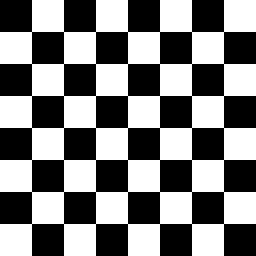
#> input picture black_white.jpg, 256 x 256 px
$ python demo.py
#> lines starting #> are read from the running program, lines starting #| are printed output that depends on the picture; after the words box and inside, x2 and y2 are one past the last pixel; in counts of white or black regions, pixels touching at a corner belong together
from PIL import Image
import numpy as np
import addGrid

def trapezoid_transform(image_path,scale_factor=0.35):
#> called with image_path = 'black_white.jpg', scale_factor = 0.3
    try:
        image = Image.open(image_path)
#> image is the input picture: PIL image 256x256 L; 50% white; 1 white region, box (x1, y1, x2, y2) and area: (0, 0, 256, 256) 32768
    except:
        image = image_path
    width, height = image.size
#> width = 256; height = 256
    img_array = np.array(image)
    new_img_array = np.zeros_like(img_array)
    for y in range(height):
        scale = 1 - (y / height) * scale_factor
        new_width = int(width * scale)
        offset = (width - new_width) // 2
        for x in range(width):
            if x >= offset and x < offset + new_width:
                new_x = int((x - offset) / scale)
                new_img_array[y, x] = img_array[y, new_x]
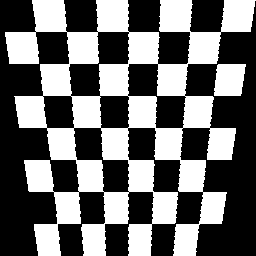
#> new_img_array: shape (256, 256); 42.4% white; 2 white regions, box (x1, y1, x2, y2) and area: (5, 0, 256, 256) 26916, (214, 64, 246, 96) 898

    return Image.fromarray(new_img_array.astype('uint8'))

if __name__ == '__main__':
    image_path = 'black_white.jpg'
    # [4 lines of commented-out code are left out]
    new_image = trapezoid_transform(image_path, scale_factor=0.3)
    # new_image = Image.open(grid_image_path)
    new_image.save("trapezoid_transform.jpg")
    new_image.show()

$ run again, with 2222.jpg copied over black_white.jpg
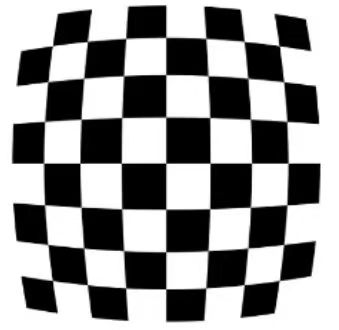
#> input picture 2222.jpg, 339 x 330 px
#> in trapezoid_transform, image is the input picture: PIL image 339x330 RGB; min 0, max 255, mean 151.1
#> after the loop in trapezoid_transform, `for y in range(height):`:
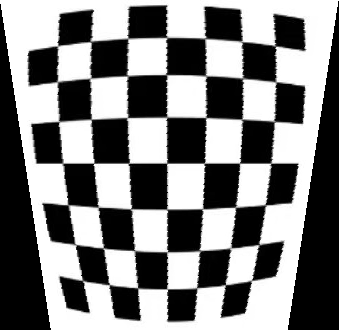
#> new_img_array: shape (330, 339, 3); min 0, max 255, mean 128

$ run again, with chessboard_2560_1600.jpg copied over black_white.jpg
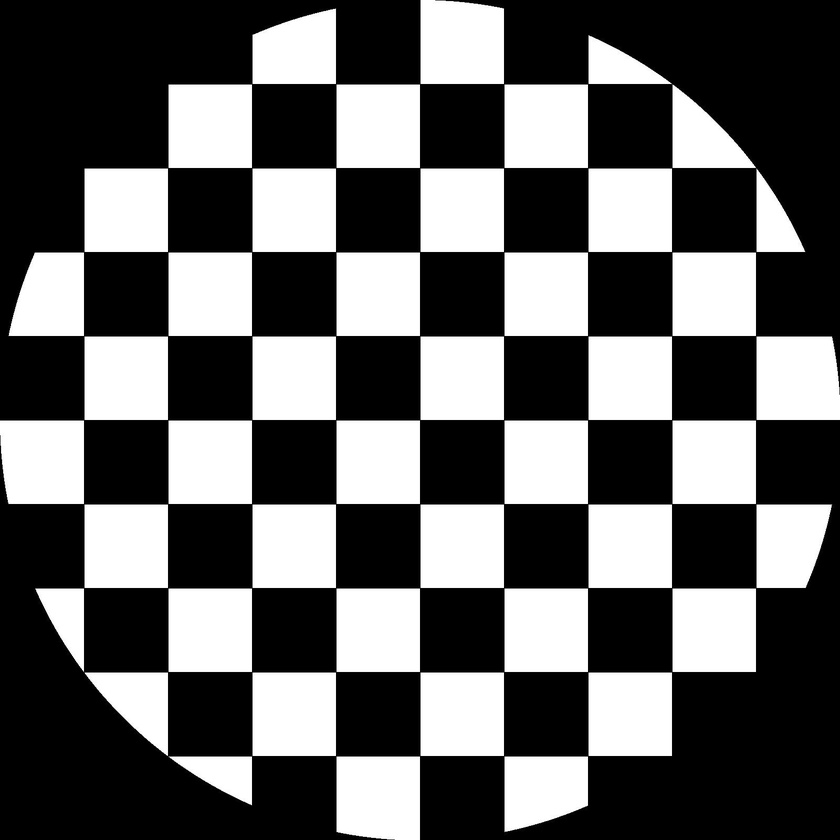
#> input picture chessboard_2560_1600.jpg, 840 x 840 px, shrunk from 1600 x 1600 before the run
#> in trapezoid_transform, image is the input picture: PIL image 840x840 RGB; min 0, max 255, mean 99
#> after the loop in trapezoid_transform, `for y in range(height):`:
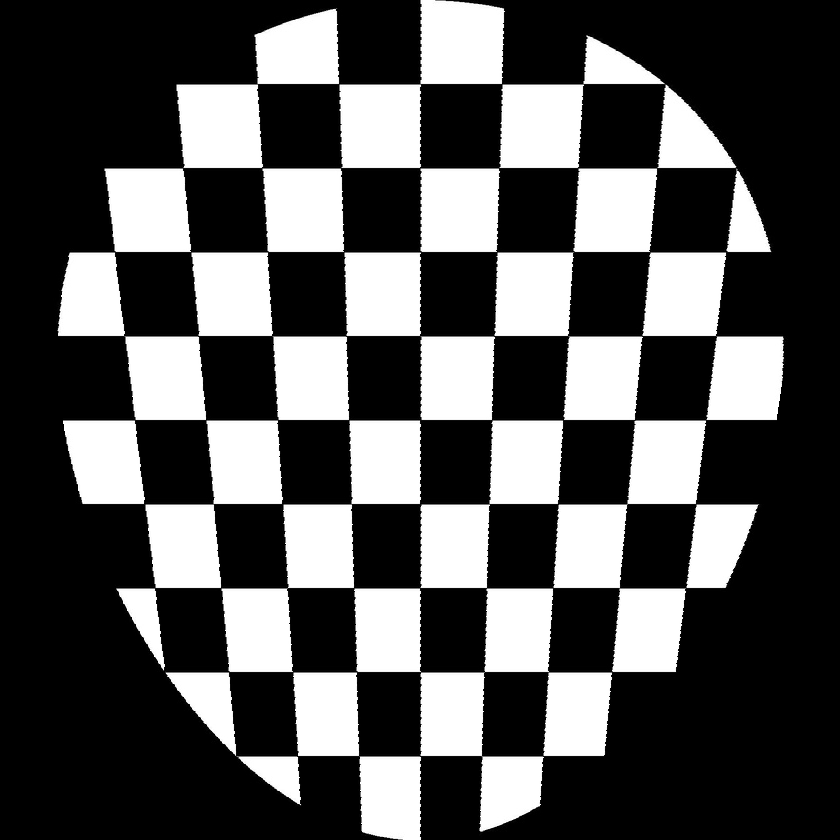
#> new_img_array: shape (840, 840, 3); min 0, max 255, mean 84.2
